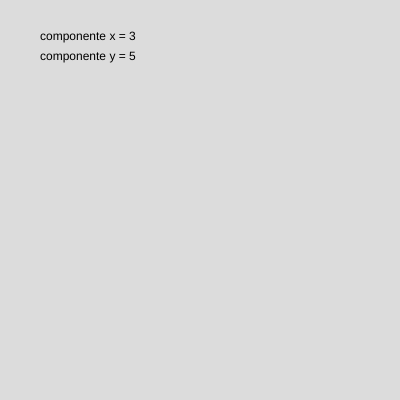
Frame 1 (no input)
Frame 60 (no input): identical to frame 1, image omitted
Frame 120 (the mouse pressed at the canvas centre since frame 60): identical to frame 1, image omitted

The p5.js sketch that drew this single still picture (run headless with seeded random() and noise() and a simulated clock; from frame 60 on, the mouse is pressed at the canvas centre):

// p5.js sketch
// ── sketch.js
let v;

function setup() {
  createCanvas(400, 400);
  v=createVector(3,5);
}

function draw() {
  background(220);
  text("componente x = "+v.x,40,40);
  text("componente y = "+v.y,40,60);
}
